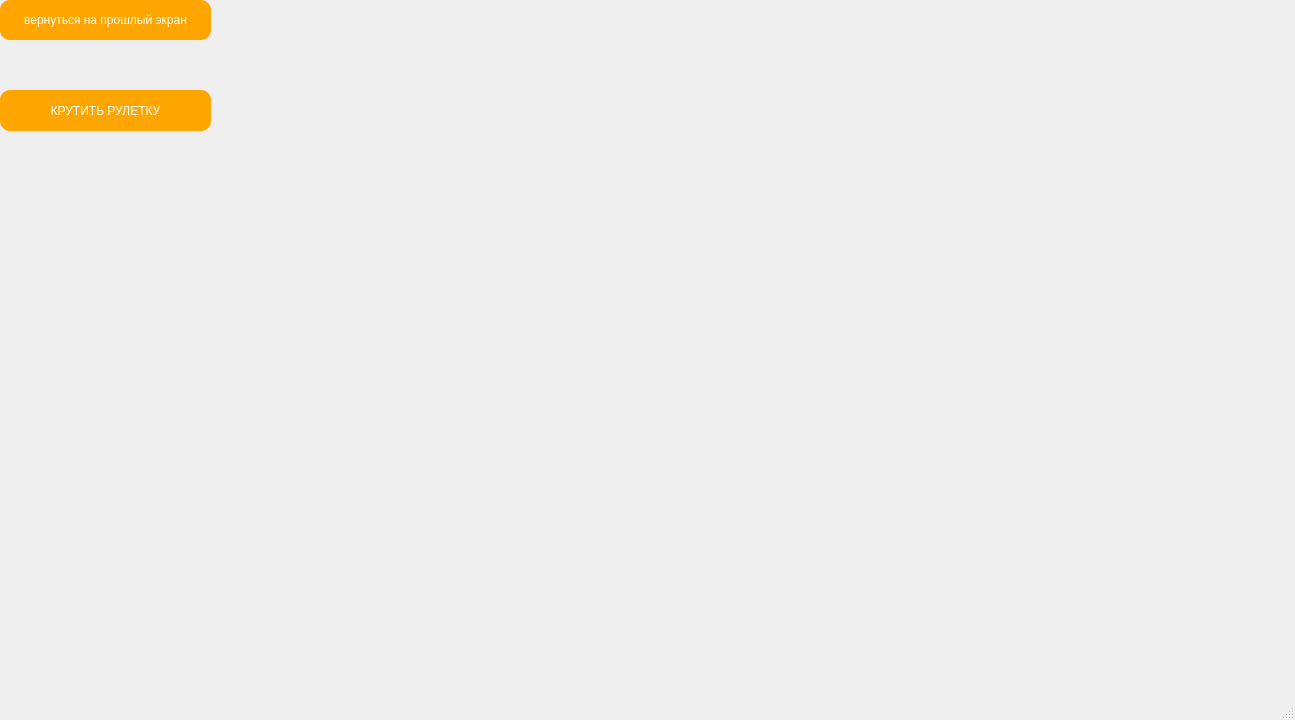
<?xml version="1.0" encoding="UTF-8"?>
<ui version="4.0">
 <class>RouletteGame</class>
 <widget class="QMainWindow" name="RouletteGame">
  <property name="geometry">
   <rect>
    <x>0</x>
    <y>0</y>
    <width>1295</width>
    <height>720</height>
   </rect>
  </property>
  <property name="windowTitle">
   <string>MainWindow</string>
  </property>
  <property name="styleSheet">
   <string notr="true">QMainWindow

{
background-image: url(:/source/resource/backgroungroulette.png);
}</string>
  </property>
  <widget class="QWidget" name="centralwidget">
   <widget class="QPushButton" name="pushButton">
    <property name="geometry">
     <rect>
      <x>0</x>
      <y>0</y>
      <width>211</width>
      <height>40</height>
     </rect>
    </property>
    <property name="styleSheet">
     <string notr="true">QPushButton
{
border:none;
color:white;
background-color:orange;
font: 600 10.5pt &quot;Liberation Serif&quot;;
position: absolute;
border-radius: 10px;
}
QPushButton:Hover
{
    background-color:rgb(255,145,0);
	border-radius: 10px;
}
QPushButton:pressed
{
	background-color:rgb(0,12,0);
	color:rgb(0,255,0);
	border-radius: 10px;
	
}</string>
    </property>
    <property name="text">
     <string>вернуться на прошлый экран</string>
    </property>
   </widget>
   <widget class="QPushButton" name="pushButton_2">
    <property name="geometry">
     <rect>
      <x>0</x>
      <y>90</y>
      <width>211</width>
      <height>41</height>
     </rect>
    </property>
    <property name="styleSheet">
     <string notr="true">QPushButton
{
border:none;
color:white;
background-color:orange;
font: 600 10.5pt &quot;Liberation Serif&quot;;
position: absolute;
border-radius: 10px;
}
QPushButton:Hover
{
    background-color:rgb(255,145,0);
	border-radius: 10px;
}
QPushButton:pressed
{
	background-color:rgb(0,12,0);
	color:rgb(0,255,0);
	border-radius: 10px;
	
}</string>
    </property>
    <property name="text">
     <string>КРУТИТЬ РУЛЕТКУ</string>
    </property>
   </widget>
  </widget>
  <widget class="QMenuBar" name="menubar">
   <property name="geometry">
    <rect>
     <x>0</x>
     <y>0</y>
     <width>1295</width>
     <height>21</height>
    </rect>
   </property>
  </widget>
  <widget class="QStatusBar" name="statusbar"/>
 </widget>
 <resources/>
 <connections/>
</ui>
